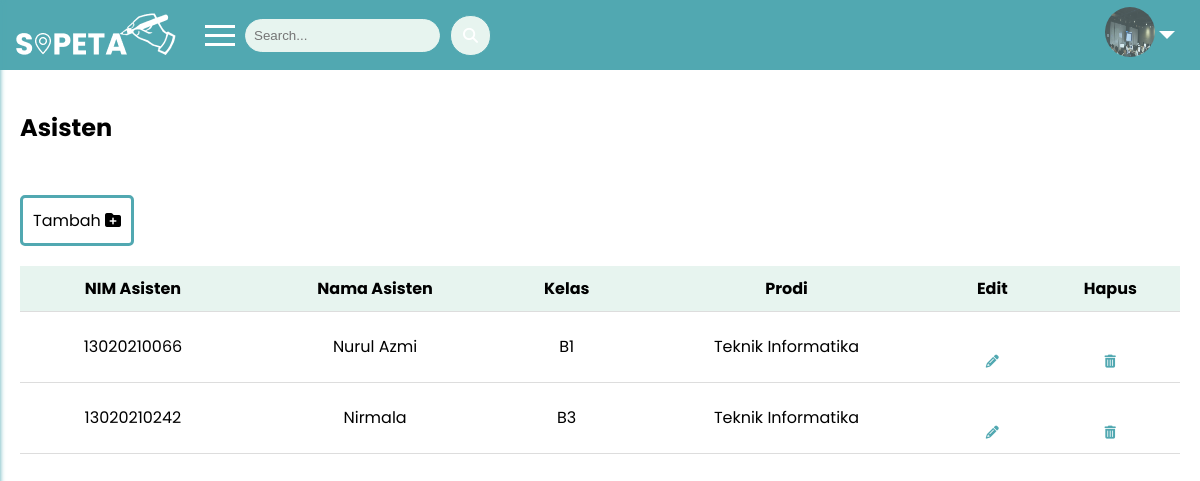
/public/asisten (signed in), run on the app's committed database.
### tables this page shows
CREATE TABLE `mst_asisten` (
  `id_asisten` int(11) NOT NULL,
  `nim_asisten` varchar(11) NOT NULL,
  `nama_asisten` varchar(50) NOT NULL,
  `kelas` char(5) NOT NULL,
  `prodi` enum('Teknik Informatika','Sistem Informasi') NOT NULL,
  `id_user` int(11) NOT NULL
);

### app/controllers/Asisten.php (called while the page is built, shortened)
<?php
class Asisten extends Controller {
    public function index(){
        $data['judul'] = 'Asisten';
        try {
        $data['asisten'] = $this->model('Asisten_model')->getAllAsisten();
        } catch (\Throwable $th) {
            echo $th;
        }
        $this->view('asisten/index', $data);
    }
}

### app/core/App.php (called while the page is built, shortened)
<?php
class App {
    protected $method = 'index';
    protected $params = [];
    public function __construct() {
        $this->controller = new $this->controller;
        call_user_func_array([$this->controller, $this->method], $this->params);
    }
}

### public/index.php (called while the page is built, shortened)
<?php
$app = new App;

### app/core/Database.php (called while the page is built, shortened)
<?php
class Database {
    private $host = DB_HOST;
    private $user = DB_USER;
    private $password = DB_PASS;
    private $dbname = DB_NAME;
    private $dbh;
    private $stmt;
    public function __construct(){
        $dsn = 'mysql:host=' . $this->host . ';dbname=' . $this->dbname;
        $option = [
            PDO::ATTR_PERSISTENT => true,
            PDO::ATTR_ERRMODE => PDO::ERRMODE_EXCEPTION
        ];
        try {
            $this->dbh = new PDO($dsn, $this->user, $this->password, $option);
        } catch (PDOException $e) {
            die($e->getMessage());
        }
    }
    public function query($query){
        $this->stmt = $this->dbh->prepare($query);
    }
    public function execute(){
        $this->stmt->execute();
    }
    public function resultSet(){
        $this->execute();
        return $this->stmt->fetchAll(PDO::FETCH_ASSOC);
    }
}

### app/models/Asisten_Model.php (called while the page is built, shortened)
<?php
class Asisten_model {
    private $table = "mst_asisten";
    private $db;
    public function __construct(){
        $this->db = new Database;
    }
    public function getAllAsisten(){
        try {
            $this->db->query('SELECT * FROM ' . $this->table);
            return $this->db->resultSet();
        } catch (\Throwable $th) {
            echo 'Error: ' . $th->getMessage();
        }
    }
}

### app/views/asisten/index.php (the view, shortened to what this page needs)
<div class="content">
    <h2>Asisten</h2>
    <div class="crud-asisten">
        <a href="#" class="crud tambah-crud" onclick="openTambahModal()">Tambah <i class="fa fa-folder-plus"></i></a>
    </div>
    <table>
        <thead>
            <tr>
                <th>NIM Asisten</th>
                <th>Nama Asisten</th>
                <th>Kelas</th>
                <th>Prodi</th>
                <th>Edit</th>
                <th>Hapus</th>
            </tr>
        </thead>
        <tbody>
        <?php foreach ($data['asisten'] as $asisten): ?>
        <tr>
            <td><?= $asisten['nim_asisten']; ?></td>
            <td><?= $asisten['nama_asisten']; ?></td>
            <td><?= $asisten['kelas']; ?></td>
            <td><?= $asisten['prodi']; ?></td>
            <td><a href="<?= BASEURL; ?>/asisten/edit/<?= $asisten['id_asisten']; ?>"><i class="fa fa-pencil"></i></a></td>
            <td><a href="<?= BASEURL; ?>/asisten/hapus/<?= $asisten['id_asisten']; ?>" onclick="return confirm('Anda yakin ingin menghapus?');"><i class="fa fa-trash-can"></i></a></td>
        </tr>
        <?php endforeach; ?>
        </tbody>
    </table>
</div>

### public/css/style.css (style rules this page uses)
body { font-family: poppins; margin: 0; padding: 0; }
a { color: #51A8B1; text-decoration: none; display: block; margin-top: 30px; font-size: 13px; }

### public/css/style2.css (style rules this page uses)
body { margin: 0; font-family: 'Poppins', sans-serif; }
.content { margin-left: 0; padding: 20px; }
.crud { display: inline-block; padding: 10px 10px; font-size: 16px; cursor: pointer; text-align: center; text-decoration: none; outline: none; color: #000000; background-color: #4caf4f00; border: 3px solid #51A8B1; border-radius: 5px; }
table { width: 100%; border-collapse: collapse; margin-top: 20px; }
th, td { padding: 10px; text-align: center; border-bottom: 1px solid #ddd; }
th { background-color: #E7F4EF; color: #000000; text-align: center; }

### data on the page
mst_asisten: nim_asisten "13020210066", nama_asisten "Nurul Azmi", kelas "B1", prodi "Teknik Informatika"
mst_asisten: nim_asisten "13020210242", nama_asisten "Nirmala", kelas "B3", prodi "Teknik Informatika"
